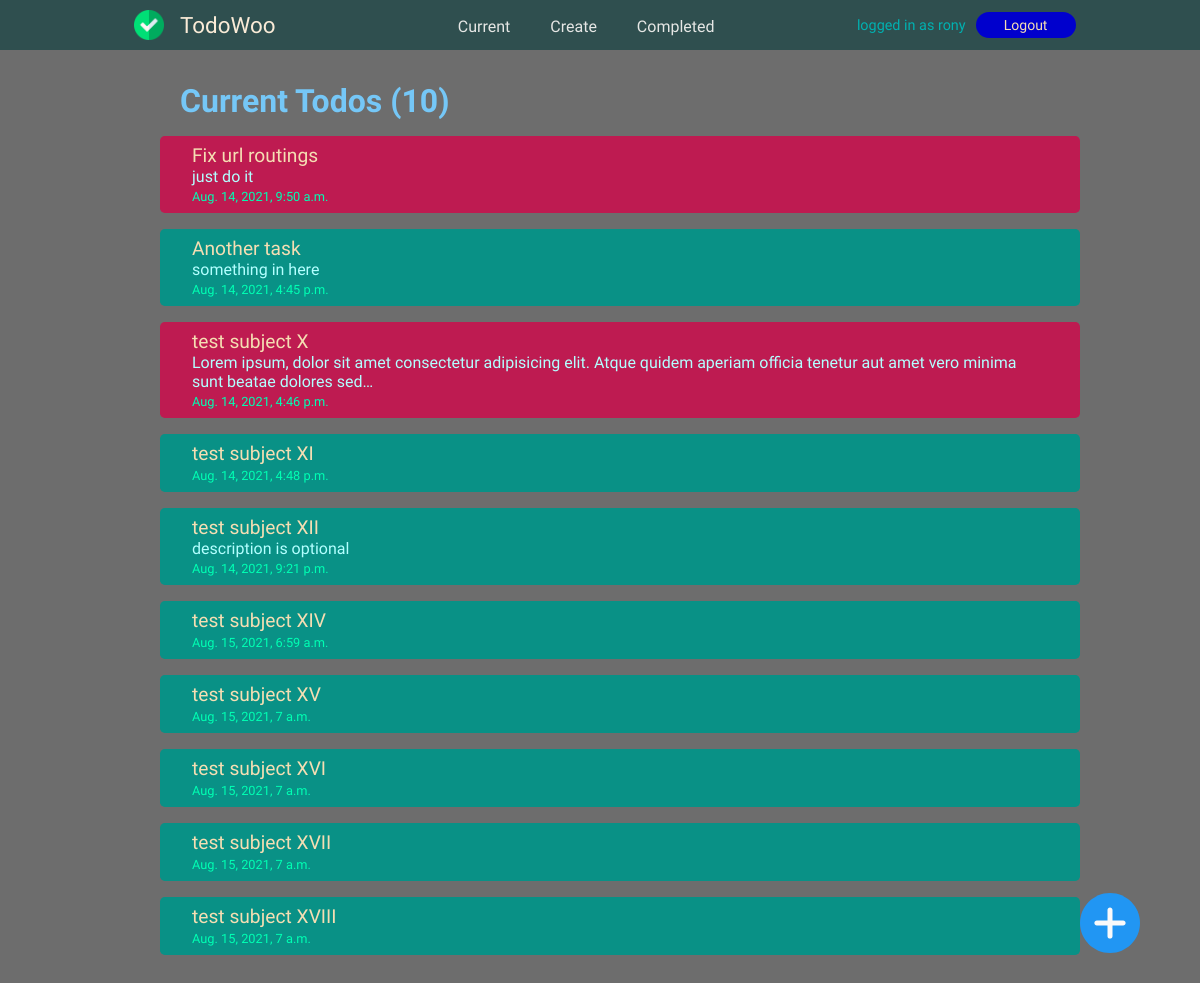
/current/ (signed in), run on an earlier commit of the app's database.
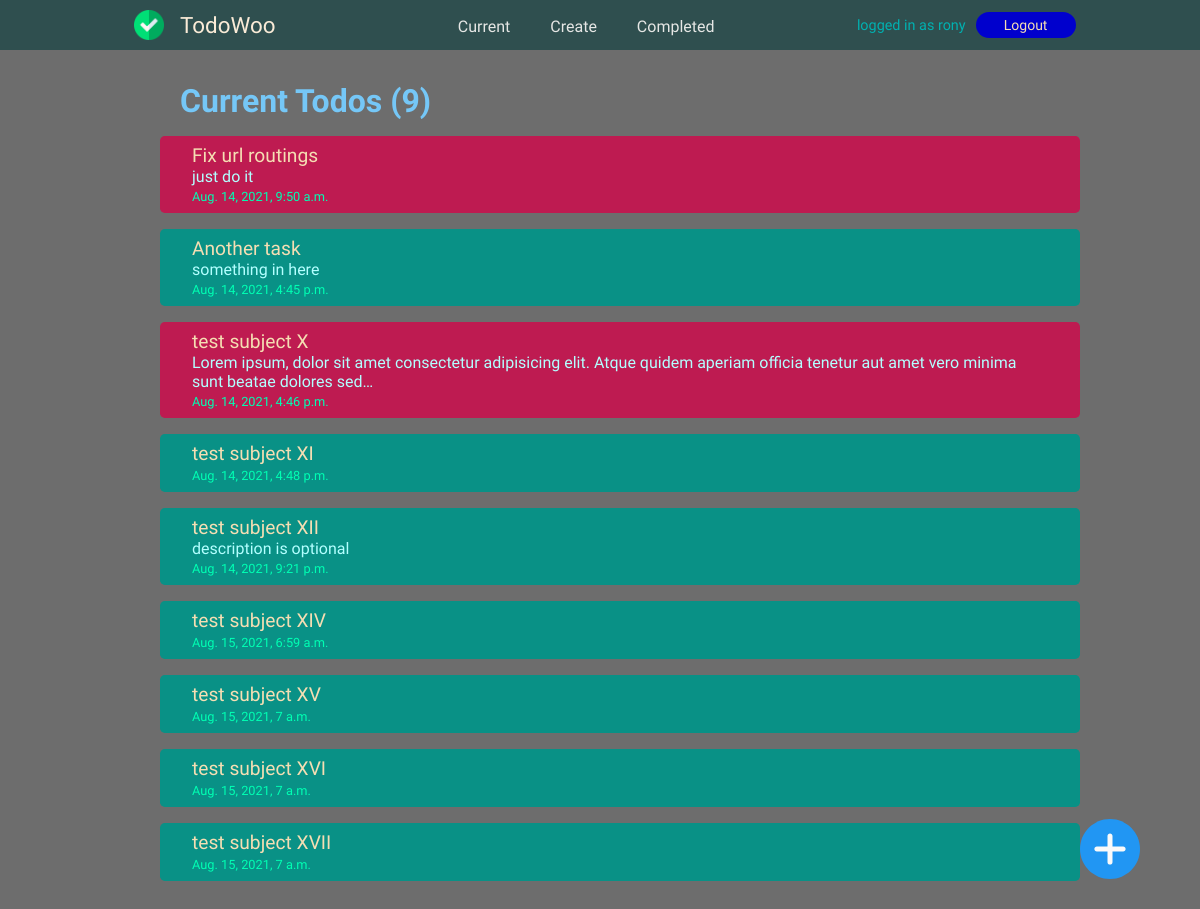
And on a later commit of the database.
### todo/models.py (models this page shows, shortened)
class Todo(models.Model):
    title = models.CharField(max_length=150)
    description = models.TextField(blank=True)
    important = models.BooleanField()
    date_created = models.DateTimeField(auto_now_add=True)
    date_completed = models.DateTimeField(blank=True, null=True)
    author = models.ForeignKey(User, on_delete=models.CASCADE)

### todo/views.py (the view)
# urls.py: path('current/', views.currentodo, name="currentodo"),
@login_required
def currentodo(request):
    todos = Todo.objects.filter(author=request.user, date_completed__isnull=True)
    totaltodos = len(todos)
    notempty = bool(totaltodos)
    return render(request, 'todo/currenttodos.html', {'todos': todos, 'notempty': notempty, 'totaltodos': totaltodos})

### todo/templates/todo/currenttodos.html (shortened to what this page needs)
{% extends 'todo/base.html' %}
{% block content %}
{% load static %}
<div class="container">
    {% if notempty %}
    <h2 class="title">Current Todos&nbsp;({{ totaltodos }})</h2>
    <ul>
        {% for todo in todos %}
        {% if todo.important %}
        <a href="{% url 'viewtodo' todo.pk %}"><li class="important">
            <span class="todo-title">{{ todo.title }}</span><br>
            {% if todo.description %}
            <span class="todo-description">{{ todo.description|truncatechars:140 }}</span><br>
            {% endif %}
            <span class="date-created date-added">{{ todo.date_created }}</span>
        </li>
        </a>
        {% else %}
        <a href="{% url 'viewtodo' todo.pk %}"><li class="normal">
            <span class="todo-title">{{ todo.title }}</span><br>
            {% if todo.description %}
            <span class="todo-description">{{ todo.description|truncatechars:140 }}</span><br>
            {% endif %}
            <span class="date-created date-added">{{ todo.date_created }}</span>
        </li>
        </a>
        {% endif %}
        {% endfor %}
    </ul>
    {% endif %}
    <div class="create-round">
        <a href="{% url 'createtodo' %}"><img src="{% static 'todo/plus.svg' %}" alt="add" title="Create" width="60"></a>
    </div>
</div>
{% endblock content %}

What changed in the data, as far as the page shows it:
removed Todo: title "test subject XVIII", date_created "Aug. 15, 2021, 7 a.m."
Also different on the page:
{{ totaltodos }}: "10" → "9"
